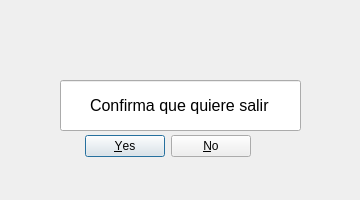
<?xml version="1.0" encoding="UTF-8"?>
<ui version="4.0">
 <class>windowaviso</class>
 <widget class="QDialog" name="windowaviso">
  <property name="geometry">
   <rect>
    <x>0</x>
    <y>0</y>
    <width>360</width>
    <height>200</height>
   </rect>
  </property>
  <property name="windowTitle">
   <string>Dialog</string>
  </property>
  <property name="modal">
   <bool>true</bool>
  </property>
  <widget class="QDialogButtonBox" name="buttonBox">
   <property name="geometry">
    <rect>
     <x>-90</x>
     <y>130</y>
     <width>341</width>
     <height>32</height>
    </rect>
   </property>
   <property name="orientation">
    <enum>Qt::Horizontal</enum>
   </property>
   <property name="standardButtons">
    <set>QDialogButtonBox::No|QDialogButtonBox::Yes</set>
   </property>
  </widget>
  <widget class="QLabel" name="label">
   <property name="geometry">
    <rect>
     <x>120</x>
     <y>10</y>
     <width>111</width>
     <height>71</height>
    </rect>
   </property>
   <property name="text">
    <string/>
   </property>
   <property name="pixmap">
    <pixmap>img/istockphoto-1165690157-612x612.jpg</pixmap>
   </property>
   <property name="scaledContents">
    <bool>true</bool>
   </property>
  </widget>
  <widget class="QLineEdit" name="lineEdit">
   <property name="geometry">
    <rect>
     <x>60</x>
     <y>80</y>
     <width>241</width>
     <height>51</height>
    </rect>
   </property>
   <property name="font">
    <font>
     <pointsize>12</pointsize>
    </font>
   </property>
   <property name="text">
    <string>Confirma que quiere salir</string>
   </property>
   <property name="alignment">
    <set>Qt::AlignCenter</set>
   </property>
  </widget>
 </widget>
 <resources/>
 <connections>
  <connection>
   <sender>buttonBox</sender>
   <signal>accepted()</signal>
   <receiver>windowaviso</receiver>
   <slot>accept()</slot>
   <hints>
    <hint type="sourcelabel">
     <x>248</x>
     <y>254</y>
    </hint>
    <hint type="destinationlabel">
     <x>157</x>
     <y>274</y>
    </hint>
   </hints>
  </connection>
  <connection>
   <sender>buttonBox</sender>
   <signal>rejected()</signal>
   <receiver>windowaviso</receiver>
   <slot>reject()</slot>
   <hints>
    <hint type="sourcelabel">
     <x>316</x>
     <y>260</y>
    </hint>
    <hint type="destinationlabel">
     <x>286</x>
     <y>274</y>
    </hint>
   </hints>
  </connection>
 </connections>
</ui>
